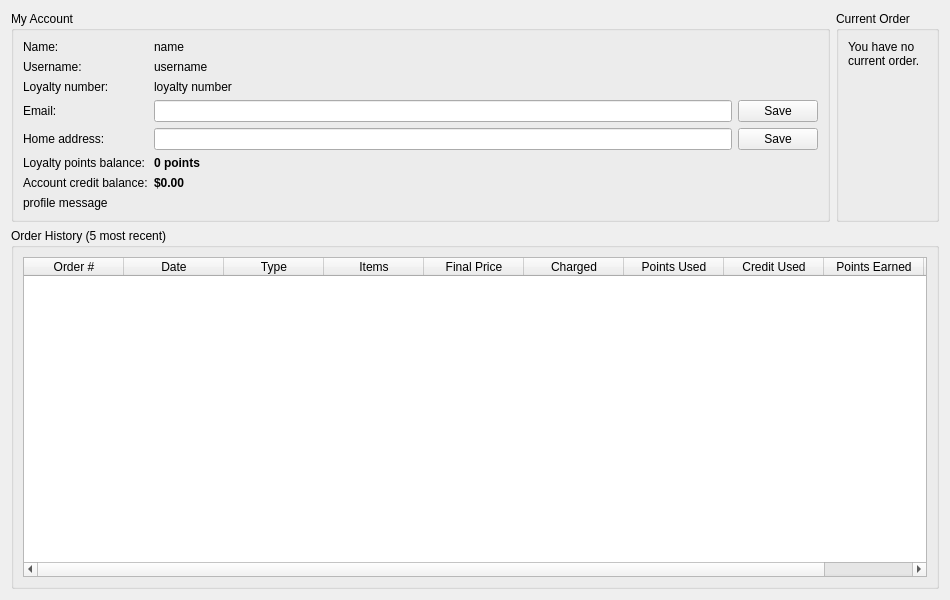
<?xml version="1.0" encoding="UTF-8"?>
<ui version="4.0">
 <class>DashboardView</class>
 <widget class="QWidget" name="DashboardView">
  <property name="geometry">
   <rect>
    <x>0</x>
    <y>0</y>
    <width>950</width>
    <height>600</height>
   </rect>
  </property>
  <property name="windowTitle">
   <string>Dashboard</string>
  </property>
  <layout class="QVBoxLayout" name="mainLayout">
   <item>
    <layout class="QHBoxLayout" name="topLayout">
     <item>
      <widget class="QGroupBox" name="accountGroupBox">
       <property name="title">
        <string>My Account</string>
       </property>
       <layout class="QFormLayout" name="accountFormLayout">
        <item row="0" column="0">
         <widget class="QLabel" name="nameLabel">
          <property name="text">
           <string>Name:</string>
          </property>
         </widget>
        </item>
        <item row="0" column="1">
         <widget class="QLabel" name="nameValueLabel">
          <property name="text">
           <string>name</string>
          </property>
         </widget>
        </item>
        <item row="1" column="0">
         <widget class="QLabel" name="usernameLabel">
          <property name="text">
           <string>Username:</string>
          </property>
         </widget>
        </item>
        <item row="1" column="1">
         <widget class="QLabel" name="usernameValueLabel">
          <property name="text">
           <string>username</string>
          </property>
         </widget>
        </item>
        <item row="2" column="0">
         <widget class="QLabel" name="loyaltyNumberLabel">
          <property name="text">
           <string>Loyalty number:</string>
          </property>
         </widget>
        </item>
        <item row="2" column="1">
         <widget class="QLabel" name="loyaltyNumberValueLabel">
          <property name="text">
           <string>loyalty number</string>
          </property>
         </widget>
        </item>
        <item row="3" column="0">
         <widget class="QLabel" name="emailLabel">
          <property name="text">
           <string>Email:</string>
          </property>
         </widget>
        </item>
        <item row="3" column="1">
         <layout class="QHBoxLayout" name="emailRowLayout">
          <item>
           <widget class="QLineEdit" name="emailLineEdit"/>
          </item>
          <item>
           <widget class="QPushButton" name="saveEmailButton">
            <property name="text">
             <string>Save</string>
            </property>
           </widget>
          </item>
         </layout>
        </item>
        <item row="4" column="0">
         <widget class="QLabel" name="addressLabel">
          <property name="text">
           <string>Home address:</string>
          </property>
         </widget>
        </item>
        <item row="4" column="1">
         <layout class="QHBoxLayout" name="addressRowLayout">
          <item>
           <widget class="QLineEdit" name="addressLineEdit"/>
          </item>
          <item>
           <widget class="QPushButton" name="saveAddressButton">
            <property name="text">
             <string>Save</string>
            </property>
           </widget>
          </item>
         </layout>
        </item>
        <item row="5" column="0">
         <widget class="QLabel" name="pointsBalanceLabel">
          <property name="text">
           <string>Loyalty points balance:</string>
          </property>
         </widget>
        </item>
        <item row="5" column="1">
         <widget class="QLabel" name="pointsBalanceValueLabel">
          <property name="font">
           <font>
            <bold>true</bold>
           </font>
          </property>
          <property name="text">
           <string>0 points</string>
          </property>
         </widget>
        </item>
        <item row="6" column="0">
         <widget class="QLabel" name="creditBalanceLabel">
          <property name="text">
           <string>Account credit balance:</string>
          </property>
         </widget>
        </item>
        <item row="6" column="1">
         <widget class="QLabel" name="creditBalanceValueLabel">
          <property name="font">
           <font>
            <bold>true</bold>
           </font>
          </property>
          <property name="text">
           <string>$0.00</string>
          </property>
         </widget>
        </item>
        <item row="7" column="0" colspan="2">
         <widget class="QLabel" name="profileMessageLabel">
          <property name="text">
           <string>profile message</string>
          </property>
          <property name="wordWrap">
           <bool>true</bool>
          </property>
         </widget>
        </item>
       </layout>
      </widget>
     </item>
     <item>
      <widget class="QGroupBox" name="currentOrderGroupBox">
       <property name="title">
        <string>Current Order</string>
       </property>
       <layout class="QVBoxLayout" name="currentOrderLayout">
        <item>
         <widget class="QLabel" name="currentOrderLabel">
          <property name="text">
           <string>You have no current order.</string>
          </property>
          <property name="textFormat">
           <enum>Qt::RichText</enum>
          </property>
          <property name="alignment">
           <set>Qt::AlignLeading|Qt::AlignLeft|Qt::AlignTop</set>
          </property>
          <property name="wordWrap">
           <bool>true</bool>
          </property>
         </widget>
        </item>
       </layout>
      </widget>
     </item>
    </layout>
   </item>
   <item>
    <widget class="QGroupBox" name="historyGroupBox">
     <property name="title">
      <string>Order History (5 most recent)</string>
     </property>
     <layout class="QVBoxLayout" name="historyLayout">
      <item>
       <widget class="QTableWidget" name="historyTable">
        <property name="editTriggers">
         <set>QAbstractItemView::NoEditTriggers</set>
        </property>
        <property name="selectionBehavior">
         <enum>QAbstractItemView::SelectRows</enum>
        </property>
        <attribute name="verticalHeaderVisible">
         <bool>false</bool>
        </attribute>
        <column>
         <property name="text">
          <string>Order #</string>
         </property>
        </column>
        <column>
         <property name="text">
          <string>Date</string>
         </property>
        </column>
        <column>
         <property name="text">
          <string>Type</string>
         </property>
        </column>
        <column>
         <property name="text">
          <string>Items</string>
         </property>
        </column>
        <column>
         <property name="text">
          <string>Final Price</string>
         </property>
        </column>
        <column>
         <property name="text">
          <string>Charged</string>
         </property>
        </column>
        <column>
         <property name="text">
          <string>Points Used</string>
         </property>
        </column>
        <column>
         <property name="text">
          <string>Credit Used</string>
         </property>
        </column>
        <column>
         <property name="text">
          <string>Points Earned</string>
         </property>
        </column>
        <column>
         <property name="text">
          <string>Status</string>
         </property>
        </column>
       </widget>
      </item>
     </layout>
    </widget>
   </item>
  </layout>
 </widget>
 <resources/>
 <connections/>
</ui>
